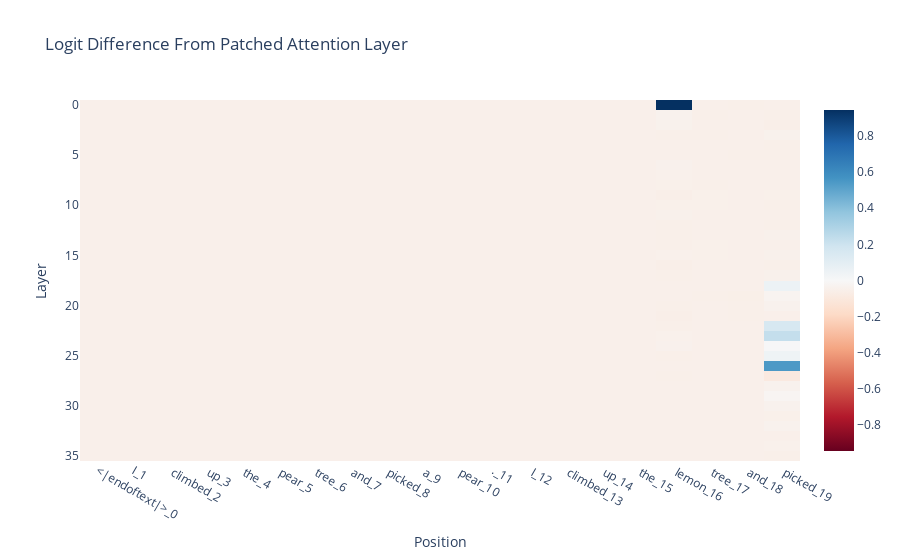
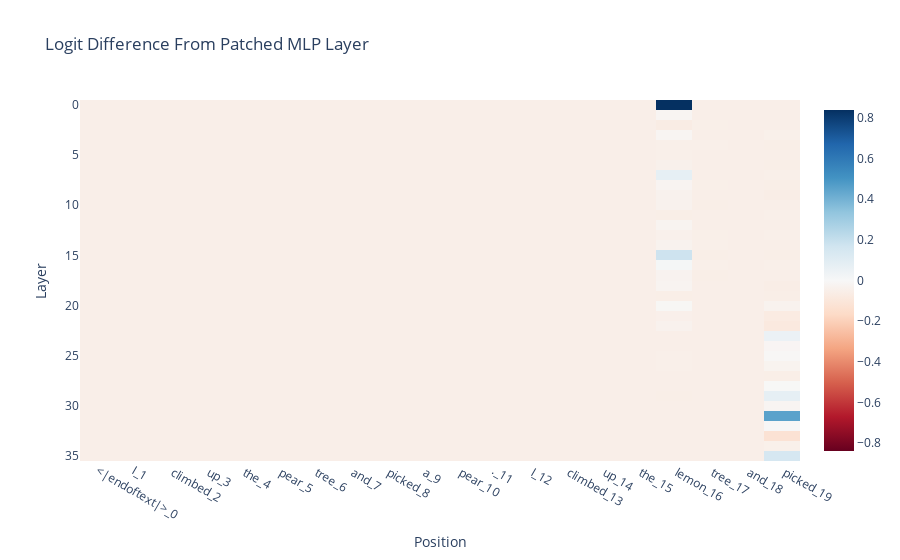
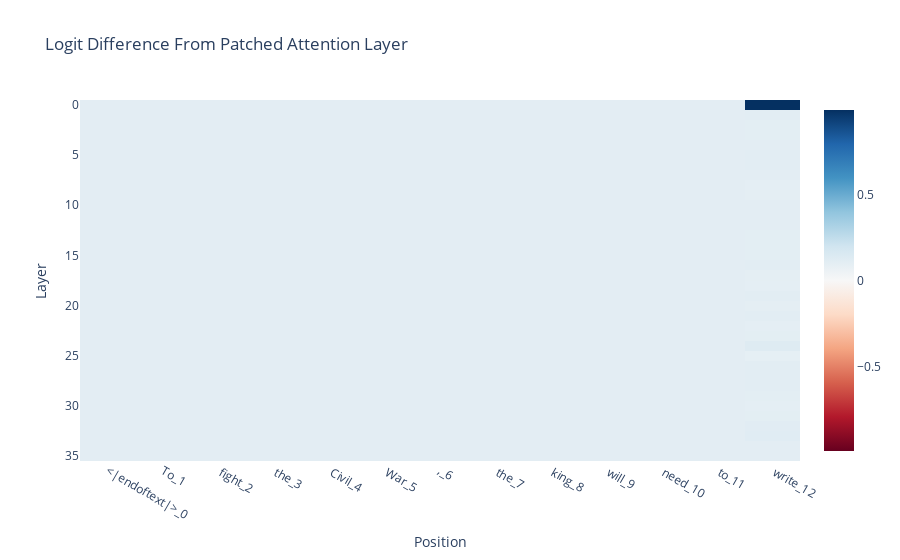

These figures' notebook cell, in order:
### Code cell
for this_tokens, this_prompts, this_cache, this_answer_wrong_answer_tokens in [(corrupted_long_tokens, corrupted_long_prompts, original_long_cache, long_answer_and_wrong_answer_tokens), (corrupted_short_tokens, corrupted_short_prompts, original_short_cache, short_answer_and_wrong_answer_tokens)]:
    patched_attn_diff = torch.zeros(model.cfg.n_layers, this_tokens.shape[1], device=device, dtype=torch.float32)
    patched_mlp_diff = torch.zeros(model.cfg.n_layers, this_tokens.shape[1], device=device, dtype=torch.float32)
    for layer in range(model.cfg.n_layers):
        for position in range(this_tokens.shape[1]):
            hook_fn = partial(patch_residual_component, pos=position, clean_cache=this_cache)
            patched_attn_logits = model.run_with_hooks(
                this_tokens, 
                fwd_hooks = [(utils.get_act_name("attn_out", layer), 
                    hook_fn)], 
                return_type="logits"
            )
            patched_attn_logit_diff = logits_to_ave_correct_incorrect_logit_diff(patched_attn_logits, this_prompts, this_answer_wrong_answer_tokens)
            patched_mlp_logits = model.run_with_hooks(
                this_tokens, 
                fwd_hooks = [(utils.get_act_name("mlp_out", layer), 
                    hook_fn)], 
                return_type="logits"
            )
            patched_mlp_logit_diff = logits_to_ave_correct_incorrect_logit_diff(patched_mlp_logits, this_prompts, this_answer_wrong_answer_tokens)

            patched_attn_diff[layer, position] = normalize_patched_logit_diff(patched_attn_logit_diff)
            patched_mlp_diff[layer, position] = normalize_patched_logit_diff(patched_mlp_logit_diff)
    prompt_position_labels = [f"{tok}_{i}" for i, tok in enumerate(model.to_str_tokens(this_tokens[0]))]
    imshow(patched_attn_diff, x=prompt_position_labels, title="Logit Difference From Patched Attention Layer", labels={"x":"Position", "y":"Layer"})
    imshow(patched_mlp_diff, x=prompt_position_labels, title="Logit Difference From Patched MLP Layer", labels={"x":"Position", "y":"Layer"})

### Figure 1 — Plotly figure (JSON) as saved in the notebook; plotly's stock layout.template omitted (floating-point values rounded to 4 significant figures; data arrays with more than 128 entries replaced by an {"elided": "..."} marker saying what was removed)
{"data": [{"coloraxis": "coloraxis", "hovertemplate": "Position: %{x}<br>Layer: %{y}<br>color: %{z}<extra></extra>", "name": "0", "type": "heatmap", "x": ["<|endoftext|>_0", "I_1", " climbed_2", " up_3", " the_4", " pear_5", " tree_6", " and_7", " picked_8", " a_9", " pear_10", "._11", " I_12", " climbed_13", " up_14", " the_15", " lemon_16", " tree_17", " and_18", " picked_19"], "xaxis": "x", "yaxis": "y", "z": {"elided": "36x20 float values"}}], "layout": {"coloraxis": {"cmid": 0, "colorscale": [[0, "rgb(103,0,31)"], [0.1, "rgb(178,24,43)"], [0.2, "rgb(214,96,77)"], [0.3, "rgb(244,165,130)"], [0.4, "rgb(253,219,199)"], [0.5, "rgb(247,247,247)"], [0.6, "rgb(209,229,240)"], [0.7, "rgb(146,197,222)"], [0.8, "rgb(67,147,195)"], [0.9, "rgb(33,102,172)"], [1, "rgb(5,48,97)"]]}, "title": {"text": "Logit Difference From Patched Attention Layer"}, "xaxis": {"anchor": "y", "constrain": "domain", "domain": [0, 1], "scaleanchor": "y", "title": {"text": "Position"}}, "yaxis": {"anchor": "x", "autorange": "reversed", "constrain": "domain", "domain": [0, 1], "title": {"text": "Layer"}}}}

### Figure 2 — Plotly figure (JSON) as saved in the notebook; plotly's stock layout.template omitted (floating-point values rounded to 4 significant figures; data arrays with more than 128 entries replaced by an {"elided": "..."} marker saying what was removed)
{"data": [{"coloraxis": "coloraxis", "hovertemplate": "Position: %{x}<br>Layer: %{y}<br>color: %{z}<extra></extra>", "name": "0", "type": "heatmap", "x": ["<|endoftext|>_0", "I_1", " climbed_2", " up_3", " the_4", " pear_5", " tree_6", " and_7", " picked_8", " a_9", " pear_10", "._11", " I_12", " climbed_13", " up_14", " the_15", " lemon_16", " tree_17", " and_18", " picked_19"], "xaxis": "x", "yaxis": "y", "z": {"elided": "36x20 float values"}}], "layout": {"coloraxis": {"cmid": 0, "colorscale": [[0, "rgb(103,0,31)"], [0.1, "rgb(178,24,43)"], [0.2, "rgb(214,96,77)"], [0.3, "rgb(244,165,130)"], [0.4, "rgb(253,219,199)"], [0.5, "rgb(247,247,247)"], [0.6, "rgb(209,229,240)"], [0.7, "rgb(146,197,222)"], [0.8, "rgb(67,147,195)"], [0.9, "rgb(33,102,172)"], [1, "rgb(5,48,97)"]]}, "title": {"text": "Logit Difference From Patched MLP Layer"}, "xaxis": {"anchor": "y", "constrain": "domain", "domain": [0, 1], "scaleanchor": "y", "title": {"text": "Position"}}, "yaxis": {"anchor": "x", "autorange": "reversed", "constrain": "domain", "domain": [0, 1], "title": {"text": "Layer"}}}}

### Figure 3 — Plotly figure (JSON) as saved in the notebook; plotly's stock layout.template omitted (floating-point values rounded to 4 significant figures; data arrays with more than 128 entries replaced by an {"elided": "..."} marker saying what was removed)
{"data": [{"coloraxis": "coloraxis", "hovertemplate": "Position: %{x}<br>Layer: %{y}<br>color: %{z}<extra></extra>", "name": "0", "type": "heatmap", "x": ["<|endoftext|>_0", "To_1", " fight_2", " the_3", " Civil_4", " War_5", ",_6", " the_7", " king_8", " will_9", " need_10", " to_11", " write_12"], "xaxis": "x", "yaxis": "y", "z": {"elided": "36x13 float values"}}], "layout": {"coloraxis": {"cmid": 0, "colorscale": [[0, "rgb(103,0,31)"], [0.1, "rgb(178,24,43)"], [0.2, "rgb(214,96,77)"], [0.3, "rgb(244,165,130)"], [0.4, "rgb(253,219,199)"], [0.5, "rgb(247,247,247)"], [0.6, "rgb(209,229,240)"], [0.7, "rgb(146,197,222)"], [0.8, "rgb(67,147,195)"], [0.9, "rgb(33,102,172)"], [1, "rgb(5,48,97)"]]}, "title": {"text": "Logit Difference From Patched Attention Layer"}, "xaxis": {"anchor": "y", "constrain": "domain", "domain": [0, 1], "scaleanchor": "y", "title": {"text": "Position"}}, "yaxis": {"anchor": "x", "autorange": "reversed", "constrain": "domain", "domain": [0, 1], "title": {"text": "Layer"}}}}
